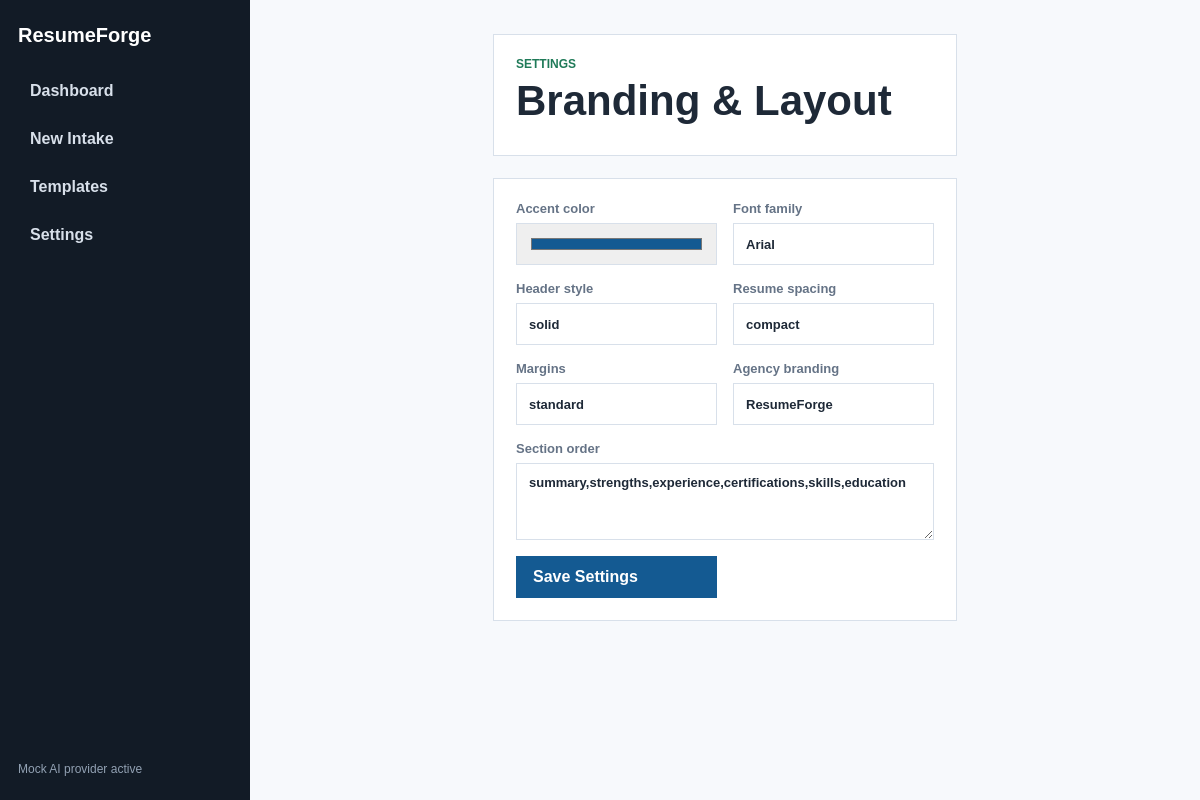
The page /settings on the database its author committed.
### tables this page shows
CREATE TABLE settings (
                id INTEGER PRIMARY KEY CHECK (id = 1),
                accent_color TEXT DEFAULT '#145a92',
                font_family TEXT DEFAULT 'Arial',
                header_style TEXT DEFAULT 'solid',
                resume_spacing TEXT DEFAULT 'compact',
                margins TEXT DEFAULT 'standard',
                section_order TEXT DEFAULT 'summary,strengths,experience,certifications,skills,education',
                logo_path TEXT,
                agency_branding TEXT DEFAULT 'ResumeForge'
            );

### app/main.py (the view)
@app.get("/settings", response_class=HTMLResponse)
def settings(request: Request) -> HTMLResponse:
    return templates.TemplateResponse("settings.html", {"request": request, "settings": settings_repo.get()})

### app/templates/settings.html (shortened to what this page needs)
{% extends "base.html" %}
{% block content %}
<section class="panel">
  <p class="eyebrow">Settings</p>
  <h1>Branding & Layout</h1>
</section>
<form class="workspace grid two" method="post" action="/settings">
  <label>Accent color<input name="accent_color" type="color" value="{{ settings.accent_color }}"></label>
  <label>Font family<input name="font_family" value="{{ settings.font_family }}"></label>
  <label>Header style<input name="header_style" value="{{ settings.header_style }}"></label>
  <label>Resume spacing<input name="resume_spacing" value="{{ settings.resume_spacing }}"></label>
  <label>Margins<input name="margins" value="{{ settings.margins }}"></label>
  <label>Agency branding<input name="agency_branding" value="{{ settings.agency_branding }}"></label>
  <label class="wide">Section order<textarea name="section_order" rows="3">{{ settings.section_order }}</textarea></label>
  <button class="button primary" type="submit">Save Settings</button>
</form>
{% endblock %}

### app/static/styles.css (style rules this page uses)
:root { --ink: #1e2937; --muted: #657386; --line: #d8e0ea; --blue: #145a92; --blue-dark: #0f4068; --green: #1f7a58; --gold: #a66f12; --paper: #f7f9fc; --white: #ffffff; }
* { box-sizing: border-box; }
body { margin: 0; color: var(--ink); font-family: Arial, Helvetica, sans-serif; background: var(--paper); }
.panel { background: var(--white); border: 1px solid var(--line); margin-bottom: 22px; padding: 22px; }
.eyebrow { color: var(--green); font-size: 12px; font-weight: 800; letter-spacing: 0; margin: 0 0 8px; text-transform: uppercase; }
h1 { font-size: 42px; line-height: 1.05; margin: 0 0 10px; }
.button { align-items: center; background: var(--white); border: 1px solid var(--line); color: var(--ink); cursor: pointer; display: inline-flex; font: inherit; font-weight: 800; min-height: 42px; padding: 0 16px; }
.button.primary { background: var(--blue); border-color: var(--blue); color: var(--white); }
.workspace, .form-section, .side-panel, .download-shell { background: var(--white); border: 1px solid var(--line); padding: 22px; }
.grid { display: grid; gap: 16px; }
.grid.two { grid-template-columns: repeat(2, minmax(0, 1fr)); }
.wide { grid-column: 1 / -1; }
label { color: var(--muted); display: grid; font-size: 13px; font-weight: 800; gap: 7px; }
input, textarea, select { border: 1px solid var(--line); color: var(--ink); font: inherit; min-height: 42px; padding: 10px 12px; width: 100%; }
textarea { line-height: 1.4; resize: vertical; }

### rows shown on the page
settings: accent_color "#145a92", font_family "Arial", header_style "solid", resume_spacing "compact", margins "standard", agency_branding "ResumeForge", section_order "summary,strengths,experience,certifications,skills,education"
